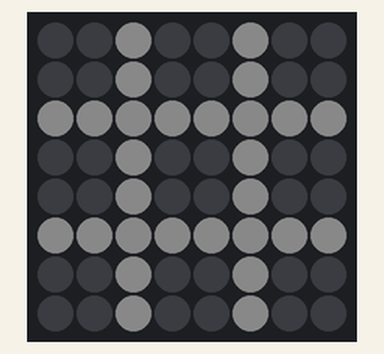
Recording of a sketch running on a simulated Arduino Uno, built with avr-gcc and run on an emulated ATmega328P. Parts: 8×8 RGB LED matrix (first LED top left, wired row by row). Dim RGB values are drawn brighter than linear; what the sketch prints to the serial monitor is not drawn.

Above: at 0.1 s.
At 2.0 s:
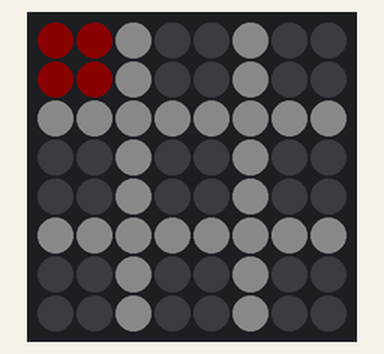
At 2.9 s:
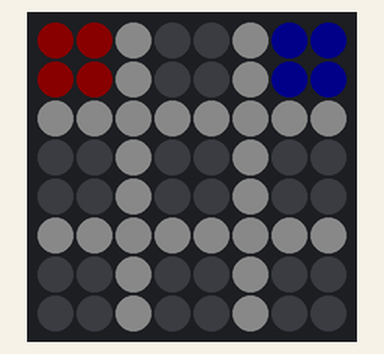
At 3.7 s:
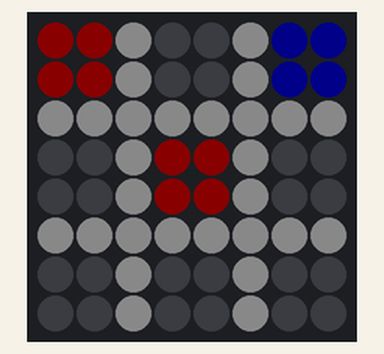
At 4.6 s:
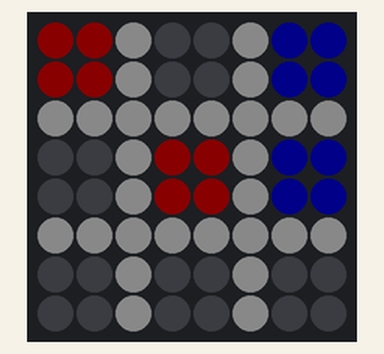
At 39.9 s:
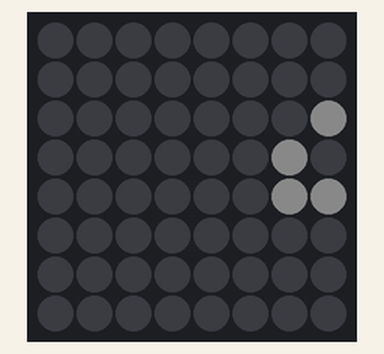

The sketch:

hackpack-tictactoe.ino
```cpp
#include <Metro.h>
#include <Adafruit_NeoPixel.h>
#include <Adafruit_GFX.h>
#include <Adafruit_NeoMatrix.h>
#include "RGB.h"

#define PIN_MATRIX 1
#define PIN_CLOUD A1

Adafruit_NeoMatrix matrix = Adafruit_NeoMatrix(8, 8, PIN_MATRIX,
  NEO_MATRIX_TOP + NEO_MATRIX_LEFT + NEO_MATRIX_ROWS + NEO_MATRIX_PROGRESSIVE,
  NEO_GRB + NEO_KHZ800
);

int brightness = 10;
RGB textColor = white;
RGB textBackground = teal;

RGB colors[4] = {
  off,
  red,
  blue,
  white
};

// This 8x8 array represents the LED matrix pixels.
// A value of 1 means we’ll fade the pixel to white
int board[8][8] = {
 {0, 0, 3, 0, 0, 3, 0, 0},
 {0, 0, 3, 0, 0, 3, 0, 0},
 {3, 3, 3, 3, 3, 3, 3, 3},
 {0, 0, 3, 0, 0, 3, 0, 0},
 {0, 0, 3, 0, 0, 3, 0, 0},
 {3, 3, 3, 3, 3, 3, 3, 3},
 {0, 0, 3, 0, 0, 3, 0, 0},
 {0, 0, 3, 0, 0, 3, 0, 0}
};

int command = 0;
int playing = 0;
Metro timeout = Metro(300000); // 5 minutes
int flashTimes = 4;
int flashDelay = 100;
int demoDelay = 800;
String demoMsg = "TXT2PLAY 415.319.XOXO";

void setup() {
  Serial.begin(9600);
  Serial.println("Started");

  pinMode(PIN_CLOUD, INPUT);

  matrix.begin();
  matrix.setBrightness(brightness);
  matrix.setTextColor(matrix.Color(textColor.r, textColor.g, textColor.b));
  matrix.setTextWrap(false);

  drawBoard();
  delay(1000);
}

void loop() {
  if (!playing || timeout.check()) {
    demo();
    playing = 0;
  }

  command = round(analogRead(1) / 10.24);
  Serial.println(command);

  if (command > 10) {
    playing = 1;
    timeout.reset();
  }
}

void demo() {
  drawBoard();
  delay(demoDelay);

  makeMove(1, 1);
  drawBoard();
  delay(demoDelay);

  makeMove(2, 3);
  drawBoard();
  delay(demoDelay);

  makeMove(1, 5);
  drawBoard();
  delay(demoDelay);

  makeMove(2, 6);
  drawBoard();
  delay(demoDelay);

  makeMove(1, 9);
  drawBoard();
  delay(demoDelay);

  for (int i = 0; i < flashTimes; i++ ) {
    fillScreen(off);
    delay(flashDelay);
    drawBoard();
    delay(flashDelay);
  }

  clearMoves();

  fadeScreen(off, textBackground, 30, 3);
  scrollText(demoMsg);
  scrollText(demoMsg);
}

void drawBoard() {
  for(int row = 0; row < 8; row++) {
    for(int column = 0; column < 8; column++) {
      fillPixel(column, row, colors[board[row][column]], false);
    }
  }
  matrix.show();
}

void makeMove(int player, int cell) {
  switch (cell) {
    case 1:
      board[0][0] = player;
      board[0][1] = player;
      board[1][0] = player;
      board[1][1] = player;
      break;
    case 2:
      board[0][3] = player;
      board[0][4] = player;
      board[1][3] = player;
      board[1][4] = player;
      break;
    case 3:
      board[0][6] = player;
      board[0][7] = player;
      board[1][6] = player;
      board[1][7] = player;
      break;
    case 4:
      board[3][0] = player;
      board[3][1] = player;
      board[4][0] = player;
      board[4][1] = player;
      break;
    case 5:
      board[3][3] = player;
      board[3][4] = player;
      board[4][3] = player;
      board[4][4] = player;
      break;
    case 6:
      board[3][6] = player;
      board[3][7] = player;
      board[4][6] = player;
      board[4][7] = player;
      break;
    case 7:
      board[6][0] = player;
      board[6][1] = player;
      board[7][0] = player;
      board[7][1] = player;
      break;
    case 8:
      board[6][3] = player;
      board[6][4] = player;
      board[7][3] = player;
      board[7][4] = player;
      break;
    case 9:
      board[6][6] = player;
      board[6][7] = player;
      board[7][6] = player;
      board[7][7] = player;
      break;
  }
}

void clearMoves() {
  for (int cell = 1; cell <= 9; cell++) {
    makeMove(0, cell);
  }
}

void fillScreen(RGB color) {
  matrix.fillScreen(matrix.Color(color.r, color.g, color.b));
  matrix.show();
}

// Crossfade entire screen from startColor to endColor
void fadeScreen(RGB startColor, RGB endColor, int steps, int wait) {
  for(int i = 0; i <= steps; i++) {
    RGB newColor = colorStep(startColor, endColor, steps, i);
    fillScreen(newColor);
    delay(wait);
  }
}

void fillPixel(int x, int y, RGB color, int show) {
   matrix.drawPixel(x, y, matrix.Color(color.r, color.g, color.b));
   if (show) {
     matrix.show();
   }
}

// Fade pixel (x, y) from startColor to endColor
void fadePixel(int x, int y, RGB startColor, RGB endColor, int steps, int wait) {
  for(int i = 0; i <= steps; i++)  {
    RGB newColor = colorStep(startColor, endColor, steps, i);
    fillPixel(x, y, newColor, true);
    delay(wait);
  }
}

RGB colorStep(RGB startColor, RGB endColor, int steps, int step) {
  return {
    startColor.r + (endColor.r - startColor.r) * step / steps,
    startColor.g + (endColor.g - startColor.g) * step / steps,
    startColor.b + (endColor.b - startColor.b) * step / steps
  };
}

void scrollText(String textToDisplay) {
  int x = matrix.width();
  int pixelsInText = textToDisplay.length() * 7;

  matrix.setCursor(x, 0);
  matrix.print(textToDisplay);
  matrix.show();

  while(x > (matrix.width() - pixelsInText)) {
    matrix.fillScreen(matrix.Color(textBackground.r, textBackground.g, textBackground.b));
    matrix.setCursor(--x, 0);
    matrix.print(textToDisplay);
    matrix.show();
    delay(150);
  }
}
```

RGB.h
```cpp
struct RGB {
  byte r;
  byte g;
  byte b;
};

// Define some colors we'll use frequently
RGB white = { 255, 255, 255 };
RGB red = { 255, 0, 0 };
RGB green = { 0, 255, 0 };
RGB blue = { 0, 0, 255 };
RGB purple = { 241, 57, 106 };
RGB off = { 0, 0, 0 };
RGB teal = { 60, 89, 78 };
RGB yellow = { 34, 50, 69 };
RGB orange = { 156, 55, 39 };
```

Measured:
- what the display in image 0 shows lasts 1.9 s, from 0.1 s to 2.0 s
- what the display in image 1 shows lasts 0.8 s, from 2.0 s to 2.8 s
